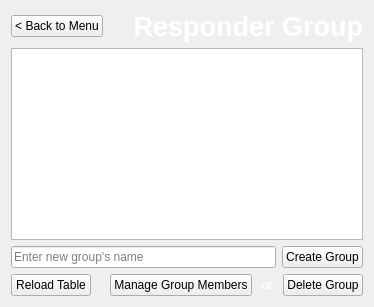
      <widget class="QWidget" name="responderGroups">
       <layout class="QVBoxLayout" name="verticalLayout_10">
        <item>
         <layout class="QHBoxLayout" name="horizontalLayout_7">
          <item>
           <widget class="QPushButton" name="backRGroup">
            <property name="font">
             <font>
              <family>Helvetica</family>
             </font>
            </property>
            <property name="text">
             <string>&lt; Back to Menu</string>
            </property>
           </widget>
          </item>
          <item>
           <widget class="QLabel" name="label_6">
            <property name="sizePolicy">
             <sizepolicy hsizetype="Expanding" vsizetype="Preferred">
              <horstretch>0</horstretch>
              <verstretch>0</verstretch>
             </sizepolicy>
            </property>
            <property name="font">
             <font>
              <family>Helvetica</family>
              <pointsize>20</pointsize>
              <weight>75</weight>
              <bold>true</bold>
             </font>
            </property>
            <property name="styleSheet">
             <string notr="true">color: white</string>
            </property>
            <property name="text">
             <string>Responder Group</string>
            </property>
            <property name="alignment">
             <set>Qt::AlignRight|Qt::AlignTrailing|Qt::AlignVCenter</set>
            </property>
           </widget>
          </item>
         </layout>
        </item>
        <item>
         <widget class="QTableView" name="rGroupTableView"/>
        </item>
        <item>
         <layout class="QHBoxLayout" name="horizontalLayout_8">
          <item>
           <widget class="QLineEdit" name="enterRGroupName">
            <property name="placeholderText">
             <string>Enter new group's name </string>
            </property>
           </widget>
          </item>
          <item>
           <widget class="QPushButton" name="addRGroup">
            <property name="font">
             <font>
              <family>Helvetica</family>
             </font>
            </property>
            <property name="text">
             <string>Create Group</string>
            </property>
           </widget>
          </item>
         </layout>
        </item>
        <item>
         <layout class="QHBoxLayout" name="horizontalLayout_5">
          <item>
           <widget class="QPushButton" name="refreshRGroup">
            <property name="text">
             <string>Reload Table</string>
            </property>
           </widget>
          </item>
          <item>
           <widget class="QLabel" name="selectAlertRGroup">
            <property name="sizePolicy">
             <sizepolicy hsizetype="Expanding" vsizetype="Preferred">
              <horstretch>0</horstretch>
              <verstretch>0</verstretch>
             </sizepolicy>
            </property>
            <property name="font">
             <font>
              <family>Helvetica</family>
             </font>
            </property>
            <property name="styleSheet">
             <string notr="true">color : white;</string>
            </property>
            <property name="text">
             <string/>
            </property>
            <property name="alignment">
             <set>Qt::AlignRight|Qt::AlignTrailing|Qt::AlignVCenter</set>
            </property>
           </widget>
          </item>
          <item>
           <widget class="QPushButton" name="manageRGroupMember">
            <property name="text">
             <string>Manage Group Members</string>
            </property>
           </widget>
          </item>
          <item>
           <widget class="QLabel" name="label_26">
            <property name="font">
             <font>
              <family>Helvetica</family>
             </font>
            </property>
            <property name="styleSheet">
             <string notr="true">color:white;</string>
            </property>
            <property name="text">
             <string>-or-</string>
            </property>
            <property name="alignment">
             <set>Qt::AlignCenter</set>
            </property>
           </widget>
          </item>
          <item>
           <widget class="QPushButton" name="deleteRGroup">
            <property name="text">
             <string>Delete Group</string>
            </property>
           </widget>
          </item>
         </layout>
        </item>
       </layout>
      </widget>
